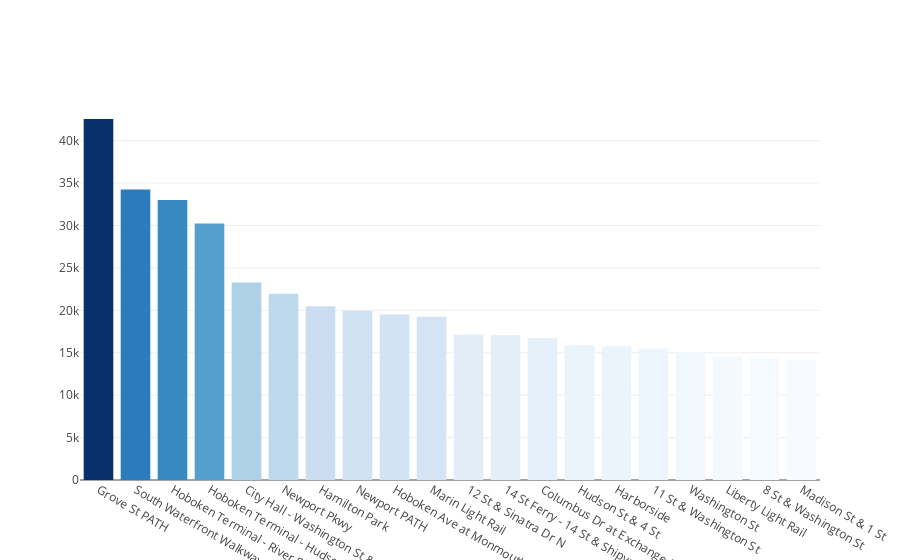

Notebook cell for this chart:
### Code cell
fig = go.Figure(go.Bar(x = top20['start_station_name'], y = top20['value'], marker={'color': top20['value'],'colorscale': 'Blues'}))
fig.show()

### Figure 1 — Plotly figure (JSON) as saved in the notebook; plotly's stock layout.template omitted (floating-point values rounded to 4 significant figures)
{"data": [{"marker": {"color": [42556, 34245, 33020, 30244, 23289, 21961, 20477, 19965, 19501, 19230, 17137, 17066, 16731, 15883, 15754, 15502, 15101, 14563, 14423, 14124], "colorscale": [[0, "rgb(247,251,255)"], [0.125, "rgb(222,235,247)"], [0.25, "rgb(198,219,239)"], [0.375, "rgb(158,202,225)"], [0.5, "rgb(107,174,214)"], [0.625, "rgb(66,146,198)"], [0.75, "rgb(33,113,181)"], [0.875, "rgb(8,81,156)"], [1, "rgb(8,48,107)"]]}, "type": "bar", "x": ["Grove St PATH", "South Waterfront Walkway - Sinatra Dr & 1 St", "Hoboken Terminal - River St & Hudson Pl", "Hoboken Terminal - Hudson St & Hudson Pl", "City Hall - Washington St & 1 St", "Newport Pkwy", "Hamilton Park", "Newport PATH", "Hoboken Ave at Monmouth St", "Marin Light Rail", "12 St & Sinatra Dr N", "14 St Ferry - 14 St & Shipyard Ln", "Columbus Dr at Exchange Pl", "Hudson St & 4 St", "Harborside", "11 St & Washington St", "Washington St", "Liberty Light Rail", "8 St & Washington St", "Madison St & 1 St"], "y": [42556, 34245, 33020, 30244, 23289, 21961, 20477, 19965, 19501, 19230, 17137, 17066, 16731, 15883, 15754, 15502, 15101, 14563, 14423, 14124]}], "layout": {"autosize": true, "xaxis": {"autorange": true, "range": [-0.5, 19.5], "type": "category"}, "yaxis": {"autorange": true, "range": [0, 44800.0], "type": "linear"}}}
